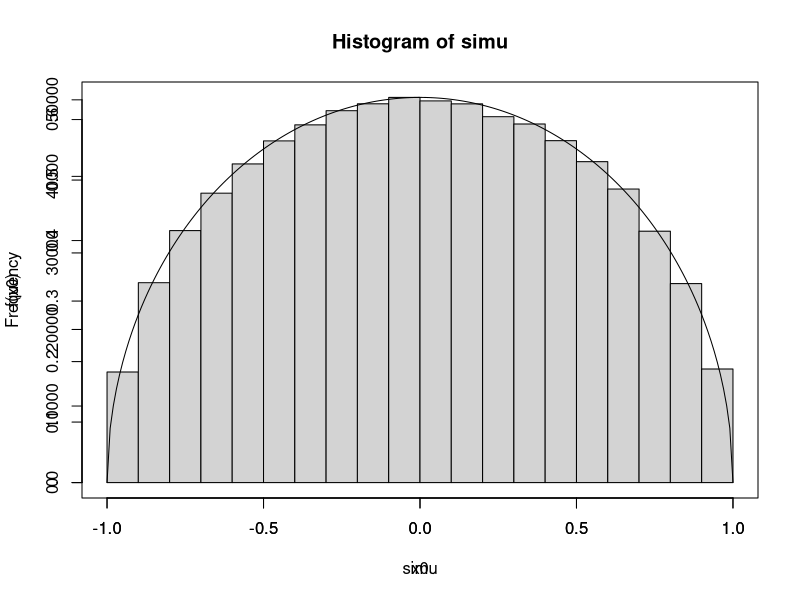
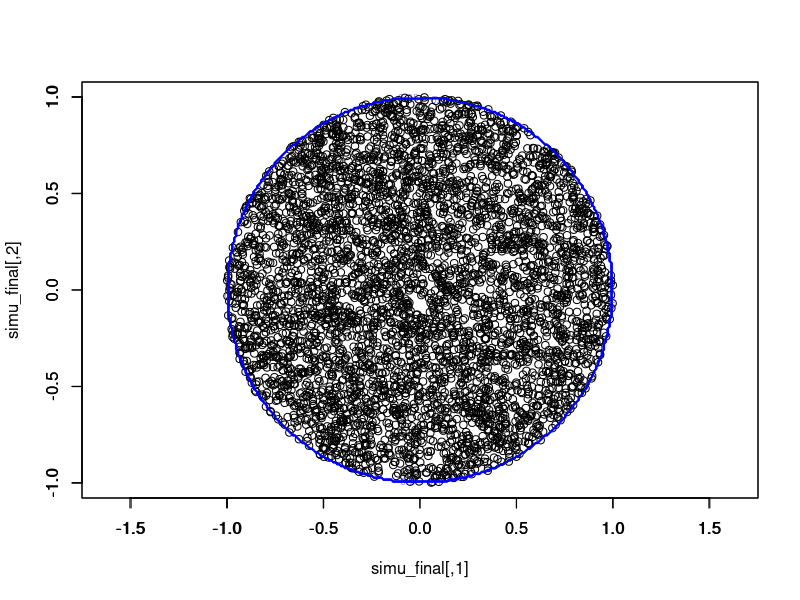

These figures' R source, in order:
##exo 6
rm(list = ls())
x0 = seq(-1, 1, 0.01)
f = function(x){
  return ((2/pi)*sqrt(1 - x**2))
  }


g = function(x){
  return(dunif(x, -1, 1))
}
  

u = runif(1000000, 0,1)
y = runif(1000000, -1, 1)
M = 4/pi

simu = y[u < (f(y) / (M*g(y)))]


hist(simu)
par(new = TRUE)
plot(x0, f(x0), type = 'l')

length(simu) /1000000
 1/M

## exo 7

f = function(x, y){
  return((1/pi)*(x**2 +y**2 < 1) )
}

g = function(x, y){
  return((1/4)*(x<1 & x > -1)*(y<1 & y > -1))
}

u1 = runif(100000, 0, 1)


y1 = runif(100000, -1, 1)
y2 = runif(100000, -1, 1)
y = cbind(runif(1, -1, 1),runif(1, -1, 1))
        
M = 4/pi


simu_ob = u1 < f(y1, y2)/ M*g(y1, y2)

simu_final = c(0)
for (i in 1:100000) {
  if (simu_ob[i]== TRUE){
    simu_ob2 = c(y1[i], y2[i])
    simu_final = rbind(simu_final, simu_ob2)
  }
}

plot(simu_final, asp =1)
par(new = TRUE)
contour(x0, x0, outer(x0, x0, f), asp = 1, col = 'blue')



